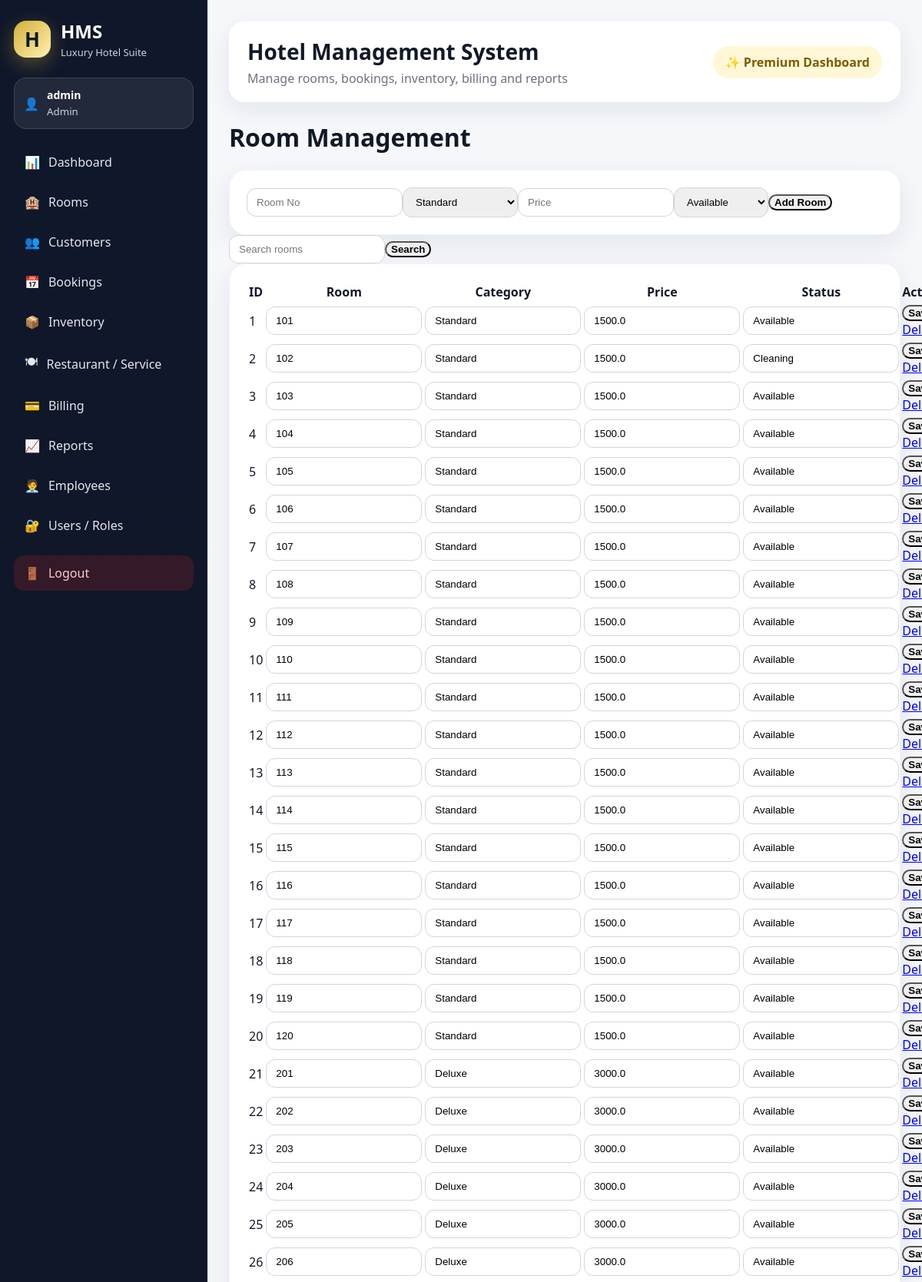
Page /rooms (signed in, upper part) on the committed database.
### tables this page shows
CREATE TABLE rooms(
        id INTEGER PRIMARY KEY AUTOINCREMENT,
        room_no TEXT UNIQUE,
        category TEXT,
        price REAL,
        status TEXT DEFAULT 'Available');

### app.py (the view)
@app.route("/rooms")
def rooms():
    q = request.args.get("q", "")
    if q:
        rooms = run("SELECT * FROM rooms WHERE room_no LIKE ? OR category LIKE ? OR status LIKE ? ORDER BY room_no",
                    (f"%{q}%", f"%{q}%", f"%{q}%"))
    else:
        rooms = run("SELECT * FROM rooms ORDER BY room_no")
    return render_template("rooms.html", rooms=rooms, q=q)

### app.py (called while the page is built)
def db():
    con = sqlite3.connect(DB_PATH)
    con.row_factory = sqlite3.Row
    return con

def run(sql, args=(), one=False, commit=False):
    con = db()
    cur = con.execute(sql, args)
    if commit:
        con.commit()
        last = cur.lastrowid
        con.close()
        return last
    rows = cur.fetchall()
    con.close()
    return (rows[0] if rows else None) if one else rows

def login_required():
    return "user_id" in session

@app.context_processor
def inject():
    return dict(current_user=session)

@app.before_request
def protect():
    allowed = ["login", "static"]
    if request.endpoint not in allowed and not login_required():
        return redirect(url_for("login"))

### templates/rooms.html (shortened to what this page needs)
{% extends "base.html" %}{% block content %}<h1>Room Management</h1>
<div class="panel"><form class="row" method="post" action="{{url_for('add_room')}}"><input name="room_no" placeholder="Room No" required><select name="category"><option>Standard</option></select><input name="price" placeholder="Price" required><select name="status"><option>Available</option></select><button>Add Room</button></form></div>
<form class="search"><input name="q" value="{{q}}" placeholder="Search rooms"><button>Search</button></form>
<div class="panel"><table><tr><th>ID</th><th>Room</th><th>Category</th><th>Price</th><th>Status</th><th>Action</th></tr>{% for r in rooms %}<tr><form method="post" action="{{url_for('update_room', id=r.id)}}"><td>{{r.id}}</td><td><input name="room_no" value="{{r.room_no}}"></td><td><input name="category" value="{{r.category}}"></td><td><input name="price" value="{{r.price}}"></td><td><input name="status" value="{{r.status}}"></td><td><button>Save</button><a href="{{url_for('delete_room', id=r.id)}}">Delete</a></td></form></tr>{% endfor %}</table></div>{% endblock %}

### static/css/style.css (style rules this page uses)
:root { --navy: #0f172a; --navy-light: #1e293b; --gold: #d4af37; --gold-soft: #f8e7a1; --bg: #f5f7fb; --white: #ffffff; --text: #111827; --muted: #6b7280; --green: #16a34a; --red: #dc2626; --blue: #2563eb; --purple: #7c3aed; }
* { box-sizing: border-box; }
body { margin: 0; background: var(--bg); font-family: "Segoe UI", Arial, sans-serif; color: var(--text); }
.glass-panel, .panel { background: white; border-radius: 22px; padding: 22px; box-shadow: 0 12px 35px rgba(15,23,42,0.08); border: 1px solid rgba(15,23,42,0.05); }
input, select, .form-control, .form-select { border-radius: 12px !important; border: 1px solid #d1d5db !important; padding: 10px 12px !important; }
button, .btn, .button { border-radius: 12px !important; font-weight: 700; }
table { border-radius: 14px; overflow: hidden; }

### rows in the picture
rooms: id "1", room_no "101", category "Standard", price "1500.0", status "Available"
rooms: id "2", room_no "102", category "Standard", price "1500.0", status "Cleaning"
rooms: id "3", room_no "103", category "Standard", price "1500.0", status "Available"
rooms: id "4", room_no "104", category "Standard", price "1500.0", status "Available"
rooms: id "5", room_no "105", category "Standard", price "1500.0", status "Available"
rooms: id "6", room_no "106", category "Standard", price "1500.0", status "Available"
rooms: id "7", room_no "107", category "Standard", price "1500.0", status "Available"
rooms: id "8", room_no "108", category "Standard", price "1500.0", status "Available"
rooms: id "9", room_no "109", category "Standard", price "1500.0", status "Available"
rooms: id "10", room_no "110", category "Standard", price "1500.0", status "Available"
rooms: id "11", room_no "111", category "Standard", price "1500.0", status "Available"
rooms: id "12", room_no "112", category "Standard", price "1500.0", status "Available"
rooms: id "13", room_no "113", category "Standard", price "1500.0", status "Available"
rooms: id "14", room_no "114", category "Standard", price "1500.0", status "Available"
rooms: id "15", room_no "115", category "Standard", price "1500.0", status "Available"
rooms: id "16", room_no "116", category "Standard", price "1500.0", status "Available"
rooms: id "17", room_no "117", category "Standard", price "1500.0", status "Available"
rooms: id "18", room_no "118", category "Standard", price "1500.0", status "Available"
rooms: id "19", room_no "119", category "Standard", price "1500.0", status "Available"
rooms: id "20", room_no "120", category "Standard", price "1500.0", status "Available"
rooms: id "21", room_no "201", category "Deluxe", price "3000.0", status "Available"
rooms: id "22", room_no "202", category "Deluxe", price "3000.0", status "Available"
rooms: id "23", room_no "203", category "Deluxe", price "3000.0", status "Available"
rooms: id "24", room_no "204", category "Deluxe", price "3000.0", status "Available"
rooms: id "25", room_no "205", category "Deluxe", price "3000.0", status "Available"
rooms: id "26", room_no "206", category "Deluxe", price "3000.0", status "Available"

### other values in the picture
{{ current_user.username }} "admin"
{{ current_user.role }} "Admin"
{{ title or "Hotel Management System" }} "Hotel Management System"
